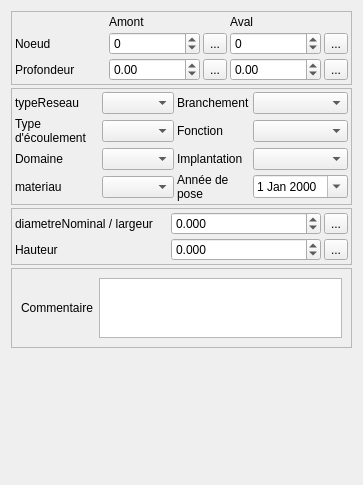
<?xml version="1.0" encoding="UTF-8"?>
<ui version="4.0">
 <class>Form</class>
 <widget class="QWidget" name="Form">
  <property name="geometry">
   <rect>
    <x>0</x>
    <y>0</y>
    <width>363</width>
    <height>485</height>
   </rect>
  </property>
  <property name="windowTitle">
   <string>Form</string>
  </property>
  <layout class="QVBoxLayout" name="verticalLayout" stretch="0,0,0,1,10">
   <property name="spacing">
    <number>3</number>
   </property>
   <item>
    <widget class="QFrame" name="frame_3">
     <property name="frameShape">
      <enum>QFrame::StyledPanel</enum>
     </property>
     <property name="frameShadow">
      <enum>QFrame::Raised</enum>
     </property>
     <layout class="QGridLayout" name="gridLayout_3">
      <property name="leftMargin">
       <number>3</number>
      </property>
      <property name="topMargin">
       <number>3</number>
      </property>
      <property name="rightMargin">
       <number>3</number>
      </property>
      <property name="bottomMargin">
       <number>3</number>
      </property>
      <property name="spacing">
       <number>3</number>
      </property>
      <item row="1" column="4">
       <widget class="QToolButton" name="toolButton_pickav">
        <property name="text">
         <string>...</string>
        </property>
        <property name="icon">
         <iconset resource="../../resources.qrc">
          <normaloff>:/plugins/Lamia/icons/select.png</normaloff>:/plugins/Lamia/icons/select.png</iconset>
        </property>
       </widget>
      </item>
      <item row="1" column="3">
       <widget class="QSpinBox" name="spinBox_lk_noeud2">
        <property name="minimum">
         <number>-1</number>
        </property>
        <property name="maximum">
         <number>999999</number>
        </property>
       </widget>
      </item>
      <item row="0" column="1">
       <widget class="QLabel" name="label_5">
        <property name="text">
         <string>Amont</string>
        </property>
       </widget>
      </item>
      <item row="1" column="0">
       <widget class="QLabel" name="label_9">
        <property name="text">
         <string>Noeud</string>
        </property>
        <property name="wordWrap">
         <bool>true</bool>
        </property>
       </widget>
      </item>
      <item row="1" column="1">
       <widget class="QSpinBox" name="spinBox_lk_noeud1">
        <property name="minimum">
         <number>-1</number>
        </property>
        <property name="maximum">
         <number>999999</number>
        </property>
       </widget>
      </item>
      <item row="1" column="2">
       <widget class="QToolButton" name="toolButton_pickam">
        <property name="text">
         <string>...</string>
        </property>
        <property name="icon">
         <iconset resource="../../resources.qrc">
          <normaloff>:/plugins/Lamia/icons/select.png</normaloff>:/plugins/Lamia/icons/select.png</iconset>
        </property>
       </widget>
      </item>
      <item row="0" column="3">
       <widget class="QLabel" name="label_7">
        <property name="text">
         <string>Aval</string>
        </property>
       </widget>
      </item>
      <item row="2" column="0">
       <widget class="QLabel" name="label_8">
        <property name="text">
         <string>Profondeur</string>
        </property>
        <property name="wordWrap">
         <bool>true</bool>
        </property>
       </widget>
      </item>
      <item row="2" column="1">
       <widget class="QDoubleSpinBox" name="doubleSpinBox_profamont">
        <property name="minimum">
         <double>-1.000000000000000</double>
        </property>
       </widget>
      </item>
      <item row="2" column="2">
       <widget class="QToolButton" name="toolButton_prof_amont">
        <property name="text">
         <string>...</string>
        </property>
        <property name="icon">
         <iconset resource="../../resources.qrc">
          <normaloff>:/plugins/Lamia/icons/numpad.png</normaloff>:/plugins/Lamia/icons/numpad.png</iconset>
        </property>
       </widget>
      </item>
      <item row="2" column="3">
       <widget class="QDoubleSpinBox" name="doubleSpinBox_profaval">
        <property name="minimum">
         <double>-1.000000000000000</double>
        </property>
       </widget>
      </item>
      <item row="2" column="4">
       <widget class="QToolButton" name="toolButton_prof_aval">
        <property name="text">
         <string>...</string>
        </property>
        <property name="icon">
         <iconset resource="../../resources.qrc">
          <normaloff>:/plugins/Lamia/icons/numpad.png</normaloff>:/plugins/Lamia/icons/numpad.png</iconset>
        </property>
       </widget>
      </item>
     </layout>
    </widget>
   </item>
   <item>
    <widget class="QFrame" name="frame_2">
     <property name="frameShape">
      <enum>QFrame::StyledPanel</enum>
     </property>
     <property name="frameShadow">
      <enum>QFrame::Raised</enum>
     </property>
     <layout class="QGridLayout" name="gridLayout">
      <property name="leftMargin">
       <number>3</number>
      </property>
      <property name="topMargin">
       <number>3</number>
      </property>
      <property name="rightMargin">
       <number>3</number>
      </property>
      <property name="bottomMargin">
       <number>3</number>
      </property>
      <property name="spacing">
       <number>3</number>
      </property>
      <item row="7" column="1">
       <widget class="QComboBox" name="comboBox_materiau">
        <property name="maxVisibleItems">
         <number>50</number>
        </property>
       </widget>
      </item>
      <item row="7" column="0">
       <widget class="QLabel" name="label">
        <property name="text">
         <string>materiau</string>
        </property>
        <property name="wordWrap">
         <bool>true</bool>
        </property>
       </widget>
      </item>
      <item row="0" column="0">
       <widget class="QLabel" name="label_4">
        <property name="text">
         <string>typeReseau</string>
        </property>
        <property name="wordWrap">
         <bool>true</bool>
        </property>
       </widget>
      </item>
      <item row="0" column="1">
       <widget class="QComboBox" name="comboBox_typeReseau"/>
      </item>
      <item row="2" column="1">
       <widget class="QComboBox" name="comboBox_typeecoul"/>
      </item>
      <item row="4" column="1">
       <widget class="QComboBox" name="comboBox_domaine"/>
      </item>
      <item row="2" column="2">
       <widget class="QLabel" name="label_13">
        <property name="text">
         <string>Fonction</string>
        </property>
        <property name="wordWrap">
         <bool>true</bool>
        </property>
       </widget>
      </item>
      <item row="2" column="0">
       <widget class="QLabel" name="label_12">
        <property name="text">
         <string>Type d'écoulement</string>
        </property>
        <property name="wordWrap">
         <bool>true</bool>
        </property>
       </widget>
      </item>
      <item row="4" column="0">
       <widget class="QLabel" name="label_6">
        <property name="text">
         <string>Domaine</string>
        </property>
        <property name="wordWrap">
         <bool>true</bool>
        </property>
       </widget>
      </item>
      <item row="2" column="3">
       <widget class="QComboBox" name="comboBox_fonction"/>
      </item>
      <item row="0" column="2">
       <widget class="QLabel" name="label_11">
        <property name="text">
         <string>Branchement</string>
        </property>
        <property name="wordWrap">
         <bool>true</bool>
        </property>
       </widget>
      </item>
      <item row="0" column="3">
       <widget class="QComboBox" name="comboBox_branch"/>
      </item>
      <item row="4" column="2">
       <widget class="QLabel" name="label_10">
        <property name="text">
         <string>Implantation</string>
        </property>
        <property name="wordWrap">
         <bool>true</bool>
        </property>
       </widget>
      </item>
      <item row="4" column="3">
       <widget class="QComboBox" name="comboBox_implant"/>
      </item>
      <item row="7" column="2">
       <widget class="QLabel" name="label_16">
        <property name="text">
         <string>Année de pose</string>
        </property>
        <property name="wordWrap">
         <bool>true</bool>
        </property>
       </widget>
      </item>
      <item row="7" column="3">
       <widget class="QDateEdit" name="dateEdit_anneepose">
        <property name="calendarPopup">
         <bool>true</bool>
        </property>
       </widget>
      </item>
     </layout>
    </widget>
   </item>
   <item>
    <widget class="QFrame" name="frame_4">
     <property name="frameShape">
      <enum>QFrame::StyledPanel</enum>
     </property>
     <property name="frameShadow">
      <enum>QFrame::Raised</enum>
     </property>
     <layout class="QGridLayout" name="gridLayout_4">
      <property name="leftMargin">
       <number>3</number>
      </property>
      <property name="topMargin">
       <number>3</number>
      </property>
      <property name="rightMargin">
       <number>3</number>
      </property>
      <property name="bottomMargin">
       <number>3</number>
      </property>
      <property name="spacing">
       <number>3</number>
      </property>
      <item row="1" column="0">
       <widget class="QLabel" name="label_3">
        <property name="text">
         <string>Hauteur</string>
        </property>
        <property name="wordWrap">
         <bool>true</bool>
        </property>
       </widget>
      </item>
      <item row="0" column="0" colspan="2">
       <widget class="QLabel" name="label_2">
        <property name="text">
         <string>diametreNominal / largeur</string>
        </property>
        <property name="wordWrap">
         <bool>true</bool>
        </property>
       </widget>
      </item>
      <item row="0" column="3" colspan="2">
       <widget class="QDoubleSpinBox" name="doubleSpinBox_diametreNominal">
        <property name="decimals">
         <number>3</number>
        </property>
        <property name="minimum">
         <double>-1.000000000000000</double>
        </property>
        <property name="singleStep">
         <double>0.100000000000000</double>
        </property>
       </widget>
      </item>
      <item row="0" column="5">
       <widget class="QToolButton" name="toolButton_calc_diam">
        <property name="text">
         <string>...</string>
        </property>
        <property name="icon">
         <iconset resource="../../resources.qrc">
          <normaloff>:/plugins/Lamia/icons/numpad.png</normaloff>:/plugins/Lamia/icons/numpad.png</iconset>
        </property>
        <property name="autoRaise">
         <bool>false</bool>
        </property>
        <property name="arrowType">
         <enum>Qt::NoArrow</enum>
        </property>
       </widget>
      </item>
      <item row="1" column="5">
       <widget class="QToolButton" name="toolButton_calc_haut">
        <property name="text">
         <string>...</string>
        </property>
        <property name="icon">
         <iconset resource="../../resources.qrc">
          <normaloff>:/plugins/Lamia/icons/numpad.png</normaloff>:/plugins/Lamia/icons/numpad.png</iconset>
        </property>
       </widget>
      </item>
      <item row="1" column="3" colspan="2">
       <widget class="QDoubleSpinBox" name="doubleSpinBox_haut">
        <property name="decimals">
         <number>3</number>
        </property>
        <property name="minimum">
         <double>-1.000000000000000</double>
        </property>
        <property name="singleStep">
         <double>0.100000000000000</double>
        </property>
       </widget>
      </item>
     </layout>
    </widget>
   </item>
   <item>
    <widget class="QFrame" name="frame_5">
     <property name="frameShape">
      <enum>QFrame::StyledPanel</enum>
     </property>
     <property name="frameShadow">
      <enum>QFrame::Raised</enum>
     </property>
     <layout class="QGridLayout" name="gridLayout_5">
      <item row="0" column="0">
       <widget class="QLabel" name="label_15">
        <property name="text">
         <string>Commentaire</string>
        </property>
       </widget>
      </item>
      <item row="0" column="1">
       <widget class="QTextBrowser" name="textBrowser_commentaire">
        <property name="maximumSize">
         <size>
          <width>16777215</width>
          <height>60</height>
         </size>
        </property>
        <property name="readOnly">
         <bool>false</bool>
        </property>
       </widget>
      </item>
     </layout>
    </widget>
   </item>
   <item>
    <spacer name="verticalSpacer">
     <property name="orientation">
      <enum>Qt::Vertical</enum>
     </property>
     <property name="sizeHint" stdset="0">
      <size>
       <width>20</width>
       <height>40</height>
      </size>
     </property>
    </spacer>
   </item>
  </layout>
 </widget>
 <resources>
  <include location="../../resources.qrc"/>
 </resources>
 <connections/>
</ui>
